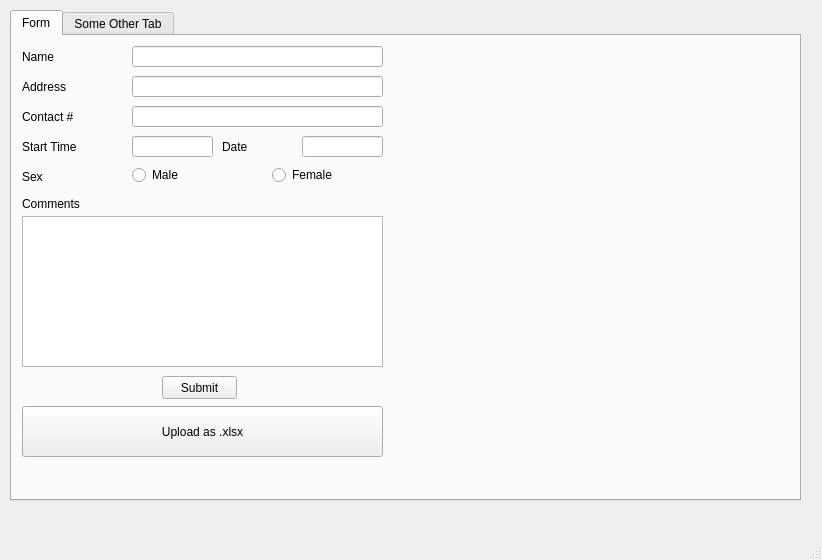
<?xml version="1.0" encoding="UTF-8"?>
<ui version="4.0">
 <class>MainWindow</class>
 <widget class="QMainWindow" name="MainWindow">
  <property name="geometry">
   <rect>
    <x>0</x>
    <y>0</y>
    <width>822</width>
    <height>560</height>
   </rect>
  </property>
  <property name="windowTitle">
   <string>SimpleForm</string>
  </property>
  <widget class="QWidget" name="centralwidget">
   <widget class="QTabWidget" name="tabWidget">
    <property name="geometry">
     <rect>
      <x>10</x>
      <y>10</y>
      <width>791</width>
      <height>491</height>
     </rect>
    </property>
    <property name="currentIndex">
     <number>0</number>
    </property>
    <widget class="QWidget" name="tab">
     <attribute name="title">
      <string>Form</string>
     </attribute>
     <widget class="QLabel" name="label_5">
      <property name="geometry">
       <rect>
        <x>210</x>
        <y>100</y>
        <width>71</width>
        <height>21</height>
       </rect>
      </property>
      <property name="layoutDirection">
       <enum>Qt::RightToLeft</enum>
      </property>
      <property name="text">
       <string>Date</string>
      </property>
      <property name="alignment">
       <set>Qt::AlignLeading|Qt::AlignLeft|Qt::AlignVCenter</set>
      </property>
     </widget>
     <widget class="QPushButton" name="pushButton">
      <property name="geometry">
       <rect>
        <x>150</x>
        <y>340</y>
        <width>75</width>
        <height>23</height>
       </rect>
      </property>
      <property name="text">
       <string>Submit</string>
      </property>
     </widget>
     <widget class="QLabel" name="label_6">
      <property name="geometry">
       <rect>
        <x>10</x>
        <y>130</y>
        <width>71</width>
        <height>21</height>
       </rect>
      </property>
      <property name="layoutDirection">
       <enum>Qt::RightToLeft</enum>
      </property>
      <property name="text">
       <string>Sex</string>
      </property>
      <property name="alignment">
       <set>Qt::AlignLeading|Qt::AlignLeft|Qt::AlignVCenter</set>
      </property>
     </widget>
     <widget class="QRadioButton" name="radioButton">
      <property name="geometry">
       <rect>
        <x>120</x>
        <y>130</y>
        <width>80</width>
        <height>18</height>
       </rect>
      </property>
      <property name="text">
       <string>Male</string>
      </property>
     </widget>
     <widget class="QLabel" name="label_7">
      <property name="geometry">
       <rect>
        <x>10</x>
        <y>160</y>
        <width>81</width>
        <height>16</height>
       </rect>
      </property>
      <property name="text">
       <string>Comments</string>
      </property>
     </widget>
     <widget class="QLabel" name="label_3">
      <property name="geometry">
       <rect>
        <x>10</x>
        <y>70</y>
        <width>101</width>
        <height>21</height>
       </rect>
      </property>
      <property name="layoutDirection">
       <enum>Qt::RightToLeft</enum>
      </property>
      <property name="text">
       <string>Contact #</string>
      </property>
      <property name="alignment">
       <set>Qt::AlignLeading|Qt::AlignLeft|Qt::AlignVCenter</set>
      </property>
     </widget>
     <widget class="QLineEdit" name="lineEdit_5">
      <property name="geometry">
       <rect>
        <x>290</x>
        <y>100</y>
        <width>81</width>
        <height>21</height>
       </rect>
      </property>
     </widget>
     <widget class="QLineEdit" name="lineEdit_4">
      <property name="geometry">
       <rect>
        <x>120</x>
        <y>100</y>
        <width>81</width>
        <height>21</height>
       </rect>
      </property>
     </widget>
     <widget class="QLineEdit" name="lineEdit_2">
      <property name="geometry">
       <rect>
        <x>120</x>
        <y>40</y>
        <width>251</width>
        <height>21</height>
       </rect>
      </property>
     </widget>
     <widget class="QLineEdit" name="lineEdit_3">
      <property name="geometry">
       <rect>
        <x>120</x>
        <y>70</y>
        <width>251</width>
        <height>21</height>
       </rect>
      </property>
     </widget>
     <widget class="QLabel" name="label">
      <property name="geometry">
       <rect>
        <x>10</x>
        <y>10</y>
        <width>101</width>
        <height>21</height>
       </rect>
      </property>
      <property name="layoutDirection">
       <enum>Qt::RightToLeft</enum>
      </property>
      <property name="text">
       <string>Name</string>
      </property>
      <property name="alignment">
       <set>Qt::AlignLeading|Qt::AlignLeft|Qt::AlignVCenter</set>
      </property>
     </widget>
     <widget class="QTextEdit" name="textEdit">
      <property name="geometry">
       <rect>
        <x>10</x>
        <y>180</y>
        <width>361</width>
        <height>151</height>
       </rect>
      </property>
     </widget>
     <widget class="QLineEdit" name="lineEdit">
      <property name="geometry">
       <rect>
        <x>120</x>
        <y>10</y>
        <width>251</width>
        <height>21</height>
       </rect>
      </property>
     </widget>
     <widget class="QLabel" name="label_2">
      <property name="geometry">
       <rect>
        <x>10</x>
        <y>40</y>
        <width>91</width>
        <height>21</height>
       </rect>
      </property>
      <property name="layoutDirection">
       <enum>Qt::RightToLeft</enum>
      </property>
      <property name="text">
       <string>Address</string>
      </property>
      <property name="alignment">
       <set>Qt::AlignLeading|Qt::AlignLeft|Qt::AlignVCenter</set>
      </property>
     </widget>
     <widget class="QLabel" name="label_4">
      <property name="geometry">
       <rect>
        <x>10</x>
        <y>100</y>
        <width>101</width>
        <height>21</height>
       </rect>
      </property>
      <property name="layoutDirection">
       <enum>Qt::RightToLeft</enum>
      </property>
      <property name="text">
       <string>Start Time</string>
      </property>
      <property name="alignment">
       <set>Qt::AlignLeading|Qt::AlignLeft|Qt::AlignVCenter</set>
      </property>
     </widget>
     <widget class="QRadioButton" name="radioButton_2">
      <property name="geometry">
       <rect>
        <x>260</x>
        <y>130</y>
        <width>80</width>
        <height>18</height>
       </rect>
      </property>
      <property name="text">
       <string>Female</string>
      </property>
     </widget>
     <widget class="QPushButton" name="pushButton_2">
      <property name="geometry">
       <rect>
        <x>10</x>
        <y>370</y>
        <width>361</width>
        <height>51</height>
       </rect>
      </property>
      <property name="text">
       <string>Upload as .xlsx</string>
      </property>
     </widget>
    </widget>
    <widget class="QWidget" name="tab_2">
     <attribute name="title">
      <string>Some Other Tab</string>
     </attribute>
     <widget class="QLabel" name="label_8">
      <property name="geometry">
       <rect>
        <x>10</x>
        <y>0</y>
        <width>281</width>
        <height>51</height>
       </rect>
      </property>
      <property name="font">
       <font>
        <pointsize>16</pointsize>
        <weight>75</weight>
        <bold>true</bold>
       </font>
      </property>
      <property name="text">
       <string>Current Masterlist</string>
      </property>
     </widget>
     <widget class="QPushButton" name="pushButton_5">
      <property name="geometry">
       <rect>
        <x>220</x>
        <y>10</y>
        <width>75</width>
        <height>23</height>
       </rect>
      </property>
      <property name="text">
       <string>Refresh</string>
      </property>
     </widget>
     <widget class="QLabel" name="label_10">
      <property name="geometry">
       <rect>
        <x>10</x>
        <y>90</y>
        <width>771</width>
        <height>311</height>
       </rect>
      </property>
      <property name="font">
       <font>
        <family>Consolas</family>
        <pointsize>9</pointsize>
       </font>
      </property>
      <property name="text">
       <string>TextLabel</string>
      </property>
     </widget>
     <widget class="QLabel" name="label_9">
      <property name="geometry">
       <rect>
        <x>420</x>
        <y>10</y>
        <width>261</width>
        <height>21</height>
       </rect>
      </property>
      <property name="font">
       <font>
        <pointsize>8</pointsize>
        <weight>50</weight>
        <bold>false</bold>
       </font>
      </property>
      <property name="text">
       <string>No file chosen</string>
      </property>
     </widget>
     <widget class="QPushButton" name="pushButton_4">
      <property name="geometry">
       <rect>
        <x>660</x>
        <y>10</y>
        <width>75</width>
        <height>23</height>
       </rect>
      </property>
      <property name="text">
       <string>Choose File</string>
      </property>
     </widget>
     <widget class="QPushButton" name="pushButton_3">
      <property name="geometry">
       <rect>
        <x>530</x>
        <y>40</y>
        <width>121</width>
        <height>21</height>
       </rect>
      </property>
      <property name="text">
       <string>Upload masterlist .xlsx File</string>
      </property>
     </widget>
    </widget>
   </widget>
  </widget>
  <widget class="QMenuBar" name="menubar">
   <property name="geometry">
    <rect>
     <x>0</x>
     <y>0</y>
     <width>822</width>
     <height>22</height>
    </rect>
   </property>
  </widget>
  <widget class="QStatusBar" name="statusbar"/>
 </widget>
 <tabstops>
  <tabstop>lineEdit</tabstop>
  <tabstop>lineEdit_2</tabstop>
  <tabstop>lineEdit_3</tabstop>
  <tabstop>lineEdit_4</tabstop>
  <tabstop>lineEdit_5</tabstop>
  <tabstop>radioButton</tabstop>
  <tabstop>radioButton_2</tabstop>
  <tabstop>textEdit</tabstop>
  <tabstop>pushButton</tabstop>
  <tabstop>pushButton_2</tabstop>
  <tabstop>tabWidget</tabstop>
 </tabstops>
 <resources/>
 <connections/>
</ui>
